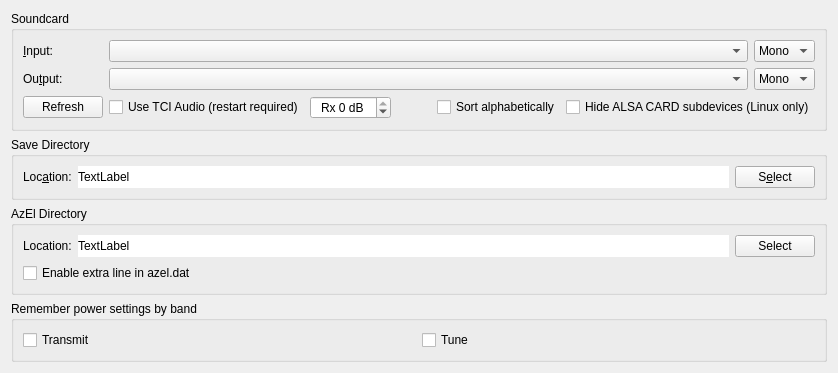
     <widget class="QWidget" name="audio_tab">
      <attribute name="title">
       <string>A&amp;udio</string>
      </attribute>
      <attribute name="toolTip">
       <string>Audio interface settings</string>
      </attribute>
      <layout class="QVBoxLayout" name="verticalLayout_9">
       <item>
        <widget class="QGroupBox" name="soundcard_group_box">
         <property name="toolTip">
          <string>Souncard</string>
         </property>
         <property name="title">
          <string>Soundcard</string>
         </property>
         <layout class="QGridLayout" name="gridLayout_6">
          <item row="1" column="0">
           <widget class="QLabel" name="sound_input_label">
            <property name="text">
             <string>&amp;Input:</string>
            </property>
            <property name="buddy">
             <cstring>sound_input_combo_box</cstring>
            </property>
           </widget>
          </item>
          <item row="2" column="0">
           <widget class="QLabel" name="sound_output_label">
            <property name="text">
             <string>Ou&amp;tput:</string>
            </property>
            <property name="buddy">
             <cstring>sound_output_combo_box</cstring>
            </property>
           </widget>
          </item>
          <item row="2" column="4">
           <widget class="QComboBox" name="sound_output_channel_combo_box">
            <property name="toolTip">
             <string>Select the audio channel used for transmission.
Unless you have multiple radios connected on different
channels; then you will usually want to select mono or
both here.</string>
            </property>
            <property name="accessibleName">
             <string>Output audio channel</string>
            </property>
            <item>
             <property name="text">
              <string>Mono</string>
             </property>
            </item>
            <item>
             <property name="text">
              <string>Left</string>
             </property>
            </item>
            <item>
             <property name="text">
              <string>Right</string>
             </property>
            </item>
            <item>
             <property name="text">
              <string>Both</string>
             </property>
            </item>
           </widget>
          </item>
          <item row="1" column="4">
           <widget class="QComboBox" name="sound_input_channel_combo_box">
            <property name="toolTip">
             <string>Select the channel to use for receiving.</string>
            </property>
            <property name="accessibleName">
             <string>Input audio channel</string>
            </property>
            <item>
             <property name="text">
              <string>Mono</string>
             </property>
            </item>
            <item>
             <property name="text">
              <string>Left</string>
             </property>
            </item>
            <item>
             <property name="text">
              <string>Right</string>
             </property>
            </item>
            <item>
             <property name="text">
              <string>Both</string>
             </property>
            </item>
           </widget>
          </item>
          <item row="1" column="1" colspan="3">
           <widget class="LazyFillComboBox" name="sound_input_combo_box">
            <property name="sizePolicy">
             <sizepolicy hsizetype="Preferred" vsizetype="Fixed">
              <horstretch>1</horstretch>
              <verstretch>0</verstretch>
             </sizepolicy>
            </property>
            <property name="toolTip">
             <string>Select the audio CODEC to use for receiving.</string>
            </property>
           </widget>
          </item>
          <item row="2" column="1" colspan="3">
           <widget class="LazyFillComboBox" name="sound_output_combo_box">
            <property name="sizePolicy">
             <sizepolicy hsizetype="Preferred" vsizetype="Fixed">
              <horstretch>1</horstretch>
              <verstretch>0</verstretch>
             </sizepolicy>
            </property>
            <property name="toolTip">
             <string>Select the audio CODEC to use for transmitting.
If this is your default device for system sounds then
ensure that all system sounds are disabled otherwise
you will broadcast any systems sounds generated during
transmitting periods.</string>
            </property>
           </widget>
          </item>
          <item row="3" column="0">
           <widget class="QPushButton" name="refresh_push_button">
            <property name="toolTip">
             <string>&lt;html&gt;&lt;head/&gt;&lt;body&gt;&lt;p&gt;Refresh audio device list.&lt;/p&gt;&lt;/body&gt;&lt;/html&gt;</string>
            </property>
            <property name="text">
             <string>Refresh</string>
            </property>
           </widget>
          </item>
          <item row="3" column="1" colspan="4">
           <layout class="QHBoxLayout" name="sound_settings_layout">
            <item>
             <widget class="QCheckBox" name="tci_audio_check_box">
              <property name="toolTip">
               <string>&lt;html&gt;&lt;head/&gt;&lt;body&gt;&lt;p&gt;Use TCI Audio when available.&lt;/p&gt;&lt;/body&gt;&lt;/html&gt;</string>
              </property>
              <property name="text">
               <string>Use TCI Audio (restart required)</string>
              </property>
             </widget>
            </item>
            <item>
             <widget class="QSpinBox" name="TCI_spin_box">
              <property name="toolTip">
               <string>&lt;html&gt;&lt;head/&gt;&lt;body&gt;&lt;p&gt;Rx audio level&lt;/p&gt;&lt;/body&gt;&lt;/html&gt;</string>
              </property>
              <property name="accessibleName">
               <string>TCI receive audio level</string>
              </property>
              <property name="alignment">
               <set>Qt::AlignCenter</set>
              </property>
              <property name="suffix">
               <string> dB</string>
              </property>
              <property name="prefix">
               <string>Rx </string>
              </property>
              <property name="minimum">
               <number>-50</number>
              </property>
              <property name="maximum">
               <number>0</number>
              </property>
              <property name="singleStep">
               <number>5</number>
              </property>
             </widget>
            </item>
            <item>
             <spacer name="horizontalSpacer_7">
              <property name="orientation">
               <enum>Qt::Horizontal</enum>
              </property>
              <property name="sizeType">
               <enum>QSizePolicy::Fixed</enum>
              </property>
              <property name="sizeHint" stdset="0">
               <size>
                <width>40</width>
                <height>20</height>
               </size>
              </property>
             </spacer>
            </item>
            <item alignment="Qt::AlignHCenter">
             <widget class="QCheckBox" name="cbSortAlphabetically">
              <property name="toolTip">
               <string>&lt;html&gt;&lt;head/&gt;&lt;body&gt;&lt;p&gt;Sort audio device names alphabetically.&lt;/p&gt;&lt;/body&gt;&lt;/html&gt;</string>
              </property>
              <property name="text">
               <string>Sort alphabetically</string>
              </property>
             </widget>
            </item>
            <item>
             <widget class="QCheckBox" name="cbHideCARD">
              <property name="toolTip">
               <string>&lt;html&gt;&lt;head/&gt;&lt;body&gt;&lt;p&gt;Hide the usually unusable ALSA CARD subdevices on Linux.&lt;/p&gt;&lt;/body&gt;&lt;/html&gt;</string>
              </property>
              <property name="text">
               <string>Hide ALSA CARD subdevices (Linux only)</string>
              </property>
             </widget>
            </item>
           </layout>
          </item>
         </layout>
        </widget>
       </item>
       <item>
        <widget class="QGroupBox" name="save_path_group_box">
         <property name="toolTip">
          <string>Save Directory</string>
         </property>
         <property name="title">
          <string>Save Directory</string>
         </property>
         <layout class="QHBoxLayout" name="horizontalLayout_5">
          <item>
           <widget class="QLabel" name="save_path_label">
            <property name="text">
             <string>Loc&amp;ation:</string>
            </property>
            <property name="buddy">
             <cstring>save_path_select_push_button</cstring>
            </property>
           </widget>
          </item>
          <item>
           <widget class="QLabel" name="save_path_display_label">
            <property name="sizePolicy">
             <sizepolicy hsizetype="Preferred" vsizetype="Preferred">
              <horstretch>1</horstretch>
              <verstretch>0</verstretch>
             </sizepolicy>
            </property>
            <property name="toolTip">
             <string>Path to which .WAV files are saved.</string>
            </property>
            <property name="autoFillBackground">
             <bool>false</bool>
            </property>
            <property name="styleSheet">
             <string notr="true">background-color: rgb(255, 255, 255);
color: rgb(0, 0, 0);</string>
            </property>
            <property name="text">
             <string>TextLabel</string>
            </property>
           </widget>
          </item>
          <item>
           <widget class="QPushButton" name="save_path_select_push_button">
            <property name="toolTip">
             <string>Click to select a different save directory for .WAV files.</string>
            </property>
            <property name="text">
             <string>S&amp;elect</string>
            </property>
           </widget>
          </item>
         </layout>
        </widget>
       </item>
       <item>
        <widget class="QGroupBox" name="azel_path_group_box">
         <property name="toolTip">
          <string>AzEl Directory</string>
         </property>
         <property name="title">
          <string>AzEl Directory</string>
         </property>
         <layout class="QGridLayout" name="gridLayout_27">
          <item row="0" column="0" colspan="4">
           <layout class="QHBoxLayout" name="AzEl_Layout">
            <property name="spacing">
             <number>6</number>
            </property>
            <item>
             <widget class="QLabel" name="azel_path_label">
              <property name="text">
               <string>Location:</string>
              </property>
              <property name="buddy">
               <cstring>azel_path_select_push_button</cstring>
              </property>
             </widget>
            </item>
            <item>
             <widget class="QLabel" name="azel_path_display_label">
              <property name="sizePolicy">
               <sizepolicy hsizetype="Preferred" vsizetype="Preferred">
                <horstretch>1</horstretch>
                <verstretch>0</verstretch>
               </sizepolicy>
              </property>
              <property name="styleSheet">
               <string notr="true">background-color: rgb(255, 255, 255);
color: rgb(0, 0, 0);</string>
              </property>
              <property name="text">
               <string>TextLabel</string>
              </property>
             </widget>
            </item>
            <item>
             <widget class="QPushButton" name="azel_path_select_push_button">
              <property name="text">
               <string>Select</string>
              </property>
             </widget>
            </item>
           </layout>
          </item>
          <item row="2" column="0">
           <widget class="QCheckBox" name="checkBoxAzElExtraLines">
            <property name="toolTip">
             <string>&lt;html&gt;&lt;head/&gt;&lt;body&gt;&lt;p&gt;Enables additional line in azel.dat for Dpol parameter.&lt;/p&gt;&lt;/body&gt;&lt;/html&gt;</string>
            </property>
            <property name="text">
             <string>Enable extra line in azel.dat</string>
            </property>
           </widget>
          </item>
         </layout>
        </widget>
       </item>
       <item>
        <widget class="QGroupBox" name="split_operation_group_box_2">
         <property name="toolTip">
          <string>Power Memory By Band</string>
         </property>
         <property name="title">
          <string>Remember power settings by band</string>
         </property>
         <layout class="QHBoxLayout" name="horizontalLayout_13">
          <item>
           <widget class="QCheckBox" name="checkBoxPwrBandTxMemory">
            <property name="toolTip">
             <string>Enable power memory during transmit</string>
            </property>
            <property name="text">
             <string>Transmit</string>
            </property>
           </widget>
          </item>
          <item>
           <widget class="QCheckBox" name="checkBoxPwrBandTuneMemory">
            <property name="toolTip">
             <string>Enable power memory during tuning</string>
            </property>
            <property name="text">
             <string>Tune</string>
            </property>
           </widget>
          </item>
         </layout>
        </widget>
       </item>
       <item>
        <spacer name="verticalSpacer_3">
         <property name="orientation">
          <enum>Qt::Vertical</enum>
         </property>
         <property name="sizeHint" stdset="0">
          <size>
           <width>0</width>
           <height>0</height>
          </size>
         </property>
        </spacer>
       </item>
      </layout>
     </widget>
